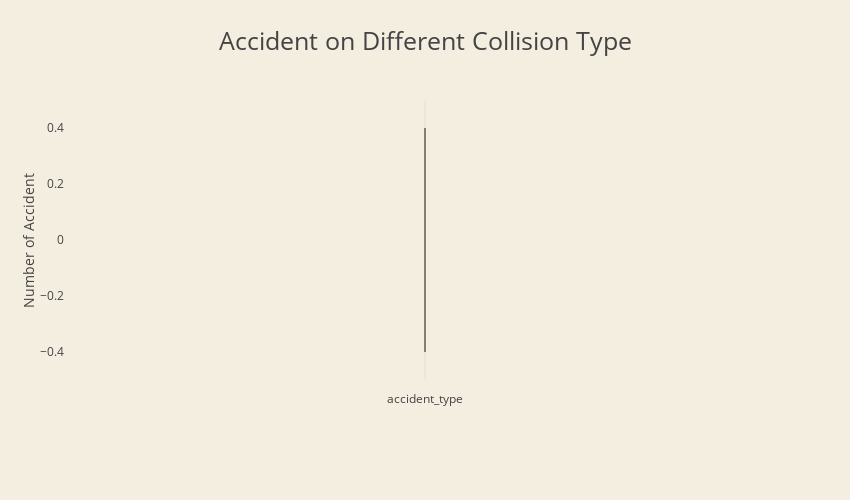

Notebook code for this chart:
### Code cell
trace1 = go.Bar(
    x = ['accident_type'],
    y = 'accident',
    name='Type of Accident',
    marker=dict(
        color=[0, 1, 2, 3, 4, 5, 6, 7, 8, 9, 10, 11, 12, 13, 14, 15, 16, 17, 18, 19, 20],
        colorscale='Jet',
        line=dict(
            color='rgb(0, 0, 0)',
            width=1
        )
    ),
    opacity=0.6
)

data = [trace1]

layout = go.Layout(
    barmode='stack',
    title = 'Accident on Different Collision Type',
    titlefont=dict(size=25),
    width=850,
    height=500,
    margin=go.Margin(
        l=75,
        r=75,
        b=120,
        t=100,
        pad=10
    ),
    paper_bgcolor='rgb(244, 238, 225)',
    plot_bgcolor='rgb(244, 238, 225)',
    yaxis = dict(
        title= 'Number of Accident',
        anchor = 'x',
        rangemode='tozero'
    ),
)

fig = go.Figure(data=data, layout=layout)
py.iplot(fig)

### Figure 1 — Plotly figure (JSON) as saved in the notebook; plotly's stock layout.template omitted (floating-point values rounded to 4 significant figures)
{"data": [{"marker": {"color": [0, 1, 2, 3, 4, 5, 6, 7, 8, 9, 10, 11, 12, 13, 14, 15, 16, 17, 18, 19, 20], "colorscale": "Jet", "line": {"color": "rgb(0, 0, 0)", "width": 1}}, "name": "Type of Accident", "opacity": 0.6, "type": "bar", "x": ["accident_type"], "y": "accident"}], "layout": {"barmode": "stack", "height": 500, "margin": {"b": 120, "l": 75, "pad": 10, "r": 75, "t": 100}, "paper_bgcolor": "rgb(244, 238, 225)", "plot_bgcolor": "rgb(244, 238, 225)", "title": "Accident on Different Collision Type", "titlefont": {"size": 25}, "width": 850, "yaxis": {"anchor": "x", "rangemode": "tozero", "title": "Number of Accident"}}}
